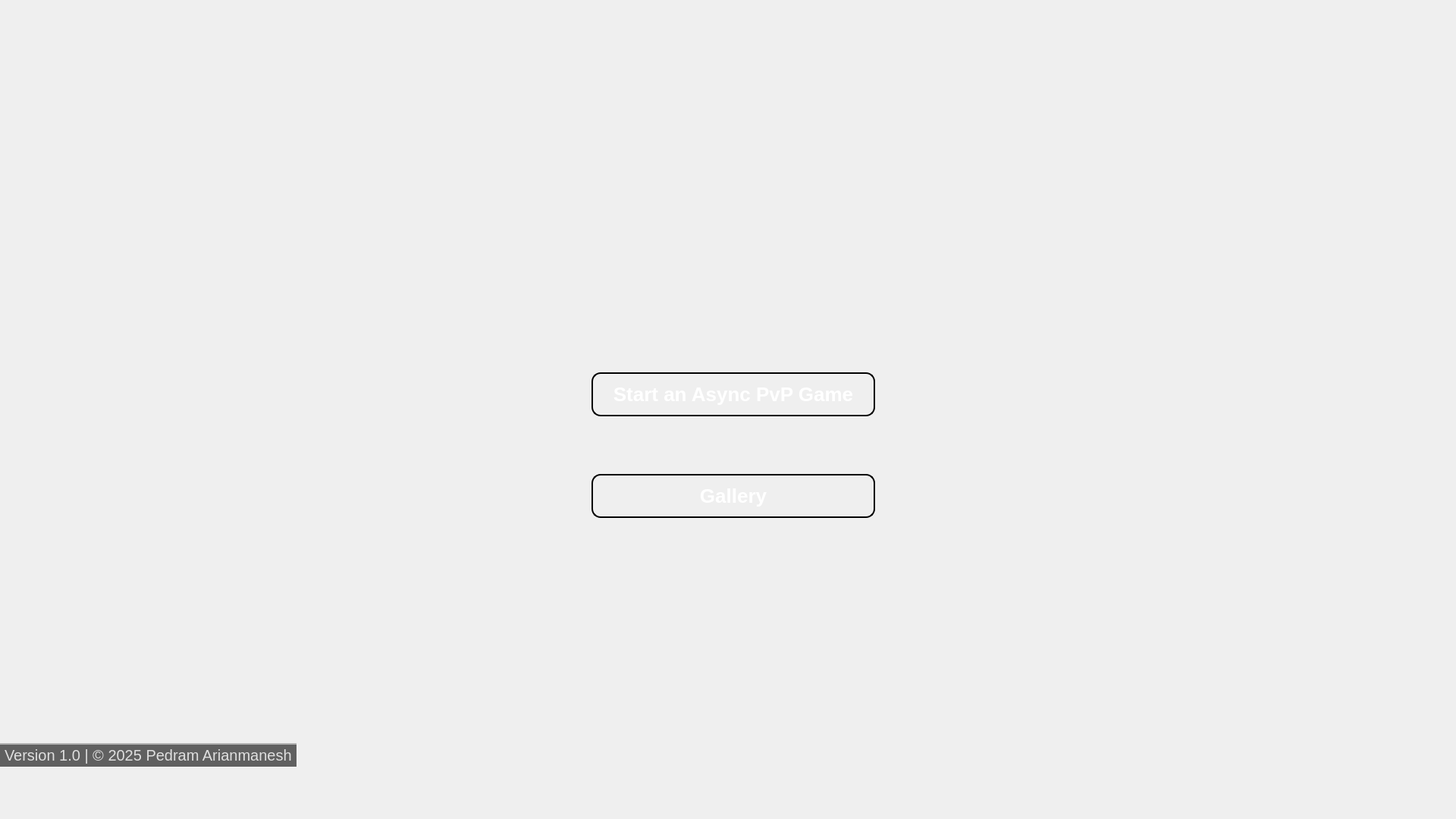
<?xml version="1.0" encoding="UTF-8"?>
<ui version="4.0">
 <class>MenuPage</class>
 <widget class="QWidget" name="MenuPage">
  <property name="geometry">
   <rect>
    <x>0</x>
    <y>0</y>
    <width>1920</width>
    <height>1080</height>
   </rect>
  </property>
  <property name="minimumSize">
   <size>
    <width>1920</width>
    <height>539</height>
   </size>
  </property>
  <widget class="QLabel" name="munu_bg">
   <property name="geometry">
    <rect>
     <x>0</x>
     <y>0</y>
     <width>1920</width>
     <height>1080</height>
    </rect>
   </property>
   <property name="styleSheet">
    <string notr="true">background-image: url(:/images/menu.png);</string>
   </property>
   <property name="text">
    <string/>
   </property>
  </widget>
  <widget class="QWidget" name="verticalLayoutWidget">
   <property name="geometry">
    <rect>
     <x>780</x>
     <y>420</y>
     <width>374</width>
     <height>336</height>
    </rect>
   </property>
   <layout class="QVBoxLayout" name="verticalLayout">
    <property name="spacing">
     <number>5</number>
    </property>
    <item>
     <widget class="QPushButton" name="StartPvPButton">
      <property name="styleSheet">
       <string notr="true">QPushButton {
    /* Diagonal gradient: red (top-left) -&gt; blue (bottom-right) */
    background: qlineargradient(
        x1: 0, y1: 0,
        x2: 1, y2: 1,
        stop: 0 #D92B04, /* Strong red */
        stop: 1 #1948CE  /* Deep blue */
    );

    /* Solid black border for contrast against bright gradient */
    border: 2px solid #000000;
    border-radius: 12px;        /* Slightly more rounded corners */

    /* Text styling */
    color: #FFFFFF;             /* White text for strong contrast */
    font-family: Ubuntu;
    font-size: 26px;            /* Larger, more readable font size */
    font-weight: bold;          /* Makes text stand out */

    /* Button sizing for 1920×1080 screens */
    min-width: 220px;
    min-height: 10px;
    padding: 12px 24px;         /* Extra padding for a spacious feel */

    /* Shadow effect to add depth */
    box-shadow: 4px 4px 10px rgba(0, 0, 0, 0.6);
}

QPushButton:hover {
    /* Slightly brighter gradient on hover for feedback */
    background: qlineargradient(
        x1: 0, y1: 0,
        x2: 1, y2: 1,
        stop: 0 #FC5C2A, /* Brighter red */
        stop: 1 #2F6AF3  /* Brighter blue */
    );

    /* Outer glow effect */
    border: 2px solid #FFFFFF;  /* Changes border color for glow effect */
    box-shadow: 0px 0px 20px rgba(255, 255, 255, 0.8);
}

QPushButton:pressed {
    /* Darkened gradient when pressed */
    background: qlineargradient(
        x1: 0, y1: 0,
        x2: 1, y2: 1,
        stop: 0 #A32000, /* Darker red */
        stop: 1 #0F37A5  /* Darker blue */
    );

    /* Inner shadow effect to simulate pressing */
    box-shadow: inset 4px 4px 8px rgba(0, 0, 0, 0.6);
}
</string>
      </property>
      <property name="text">
       <string>Start an Async PvP Game</string>
      </property>
     </widget>
    </item>
    <item>
     <widget class="QPushButton" name="GalleryButton">
      <property name="styleSheet">
       <string notr="true">QPushButton {
    /* Diagonal gradient: red (top-left) -&gt; blue (bottom-right) */
    background: qlineargradient(
        x1: 0, y1: 0,
        x2: 1, y2: 1,
        stop: 0 #D92B04, /* Strong red */
        stop: 1 #1948CE  /* Deep blue */
    );

    /* Solid black border for contrast against bright gradient */
    border: 2px solid #000000;
    border-radius: 12px;        /* Slightly more rounded corners */

    /* Text styling */
    color: #FFFFFF;             /* White text for strong contrast */
    font-family: Ubuntu;
    font-size: 26px;            /* Larger, more readable font size */
    font-weight: bold;          /* Makes text stand out */

    /* Button sizing for 1920×1080 screens */
    min-width: 220px;
    min-height: 10px;
    padding: 12px 24px;         /* Extra padding for a spacious feel */

    /* Shadow effect to add depth */
    box-shadow: 4px 4px 10px rgba(0, 0, 0, 0.6);
}

QPushButton:hover {
    /* Slightly brighter gradient on hover for feedback */
    background: qlineargradient(
        x1: 0, y1: 0,
        x2: 1, y2: 1,
        stop: 0 #FC5C2A, /* Brighter red */
        stop: 1 #2F6AF3  /* Brighter blue */
    );

    /* Outer glow effect */
    border: 2px solid #FFFFFF;  /* Changes border color for glow effect */
    box-shadow: 0px 0px 20px rgba(255, 255, 255, 0.8);
}

QPushButton:pressed {
    /* Darkened gradient when pressed */
    background: qlineargradient(
        x1: 0, y1: 0,
        x2: 1, y2: 1,
        stop: 0 #A32000, /* Darker red */
        stop: 1 #0F37A5  /* Darker blue */
    );

    /* Inner shadow effect to simulate pressing */
    box-shadow: inset 4px 4px 8px rgba(0, 0, 0, 0.6);
}
</string>
      </property>
      <property name="text">
       <string>Gallery</string>
      </property>
     </widget>
    </item>
   </layout>
  </widget>
  <widget class="QLabel" name="footer">
   <property name="geometry">
    <rect>
     <x>0</x>
     <y>980</y>
     <width>391</width>
     <height>31</height>
    </rect>
   </property>
   <property name="styleSheet">
    <string notr="true">QLabel#footer{
    font-family: Ubuntu;
    font-size: 20px;
    color: rgba(255, 255, 255, 0.8); /* Slightly transparent white for subtlety */
    padding: 1px;
    text-align: center;

    /* Background bar for separation */
    background: rgba(0, 0, 0, 0.6);
    border-top: 2px solid rgba(255, 255, 255, 0.5);
}</string>
   </property>
   <property name="text">
    <string>&lt;html&gt;&lt;head/&gt;&lt;body&gt;&lt;p&gt;Version 1.0 | © 2025 Pedram Arianmanesh &lt;/p&gt;&lt;/body&gt;&lt;/html&gt;</string>
   </property>
  </widget>
 </widget>
 <resources/>
 <connections/>
</ui>
